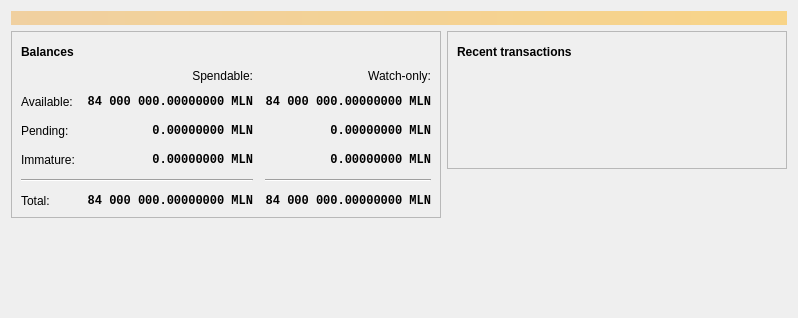
<?xml version="1.0" encoding="UTF-8"?>
<ui version="4.0">
 <class>OverviewPage</class>
 <widget class="QWidget" name="OverviewPage">
  <property name="geometry">
   <rect>
    <x>0</x>
    <y>0</y>
    <width>798</width>
    <height>318</height>
   </rect>
  </property>
  <property name="windowTitle">
   <string>Form</string>
  </property>
  <layout class="QVBoxLayout" name="topLayout">
   <item>
    <widget class="QLabel" name="labelAlerts">
     <property name="visible">
      <bool>false</bool>
     </property>
     <property name="styleSheet">
      <string notr="true">QLabel { background-color: qlineargradient(x1: 0, y1: 0, x2: 1, y2: 0, stop:0 #F0D0A0, stop:1 #F8D488); color:#000000; }</string>
     </property>
     <property name="wordWrap">
      <bool>true</bool>
     </property>
     <property name="margin">
      <number>3</number>
     </property>
     <property name="textInteractionFlags">
      <set>Qt::TextSelectableByMouse</set>
     </property>
    </widget>
   </item>
   <item>
    <layout class="QHBoxLayout" name="horizontalLayout" stretch="1,1">
     <item>
      <layout class="QVBoxLayout" name="verticalLayout_2">
       <item>
        <widget class="QFrame" name="frame">
         <property name="frameShape">
          <enum>QFrame::StyledPanel</enum>
         </property>
         <property name="frameShadow">
          <enum>QFrame::Raised</enum>
         </property>
         <layout class="QVBoxLayout" name="verticalLayout_4">
          <item>
           <layout class="QHBoxLayout" name="horizontalLayout_4">
            <item>
             <widget class="QLabel" name="label_5">
              <property name="font">
               <font>
                <weight>75</weight>
                <bold>true</bold>
               </font>
              </property>
              <property name="text">
               <string>Balances</string>
              </property>
             </widget>
            </item>
            <item>
             <widget class="QPushButton" name="labelWalletStatus">
              <property name="enabled">
               <bool>true</bool>
              </property>
              <property name="maximumSize">
               <size>
                <width>30</width>
                <height>16777215</height>
               </size>
              </property>
              <property name="toolTip">
               <string>The displayed information may be out of date. Your wallet automatically synchronizes with the Melanin network after a connection is established, but this process has not completed yet.</string>
              </property>
              <property name="text">
               <string/>
              </property>
              <property name="icon">
               <iconset resource="../bitcoin.qrc">
                <normaloff>:/icons/warning</normaloff>
                <disabledoff>:/icons/warning</disabledoff>:/icons/warning</iconset>
              </property>
              <property name="iconSize">
               <size>
                <width>24</width>
                <height>24</height>
               </size>
              </property>
              <property name="flat">
               <bool>true</bool>
              </property>
             </widget>
            </item>
            <item>
             <spacer name="horizontalSpacer_3">
              <property name="orientation">
               <enum>Qt::Horizontal</enum>
              </property>
              <property name="sizeHint" stdset="0">
               <size>
                <width>40</width>
                <height>20</height>
               </size>
              </property>
             </spacer>
            </item>
           </layout>
          </item>
          <item>
           <layout class="QGridLayout" name="gridLayout">
            <property name="spacing">
             <number>12</number>
            </property>
            <item row="2" column="2">
             <widget class="QLabel" name="labelWatchPending">
              <property name="font">
               <font>
                <family>Monospace</family>
                <weight>75</weight>
                <bold>true</bold>
               </font>
              </property>
              <property name="cursor">
               <cursorShape>IBeamCursor</cursorShape>
              </property>
              <property name="toolTip">
               <string>Unconfirmed transactions to watch-only addresses</string>
              </property>
              <property name="text">
               <string notr="true">0.00000000 MLN</string>
              </property>
              <property name="alignment">
               <set>Qt::AlignRight|Qt::AlignTrailing|Qt::AlignVCenter</set>
              </property>
              <property name="textInteractionFlags">
               <set>Qt::LinksAccessibleByMouse|Qt::TextSelectableByKeyboard|Qt::TextSelectableByMouse</set>
              </property>
             </widget>
            </item>
            <item row="2" column="1">
             <widget class="QLabel" name="labelUnconfirmed">
              <property name="font">
               <font>
                <family>Monospace</family>
                <weight>75</weight>
                <bold>true</bold>
               </font>
              </property>
              <property name="cursor">
               <cursorShape>IBeamCursor</cursorShape>
              </property>
              <property name="toolTip">
               <string>Total of transactions that have yet to be confirmed, and do not yet count toward the spendable balance</string>
              </property>
              <property name="text">
               <string notr="true">0.00000000 MLN</string>
              </property>
              <property name="alignment">
               <set>Qt::AlignRight|Qt::AlignTrailing|Qt::AlignVCenter</set>
              </property>
              <property name="textInteractionFlags">
               <set>Qt::LinksAccessibleByMouse|Qt::TextSelectableByKeyboard|Qt::TextSelectableByMouse</set>
              </property>
             </widget>
            </item>
            <item row="3" column="2">
             <widget class="QLabel" name="labelWatchImmature">
              <property name="font">
               <font>
                <family>Monospace</family>
                <weight>75</weight>
                <bold>true</bold>
               </font>
              </property>
              <property name="cursor">
               <cursorShape>IBeamCursor</cursorShape>
              </property>
              <property name="toolTip">
               <string>Mined balance in watch-only addresses that has not yet matured</string>
              </property>
              <property name="text">
               <string notr="true">0.00000000 MLN</string>
              </property>
              <property name="alignment">
               <set>Qt::AlignRight|Qt::AlignTrailing|Qt::AlignVCenter</set>
              </property>
              <property name="textInteractionFlags">
               <set>Qt::LinksAccessibleByMouse|Qt::TextSelectableByKeyboard|Qt::TextSelectableByMouse</set>
              </property>
             </widget>
            </item>
            <item row="4" column="0" colspan="2">
             <widget class="Line" name="line">
              <property name="orientation">
               <enum>Qt::Horizontal</enum>
              </property>
             </widget>
            </item>
            <item row="4" column="2">
             <widget class="Line" name="lineWatchBalance">
              <property name="sizePolicy">
               <sizepolicy hsizetype="Preferred" vsizetype="Fixed">
                <horstretch>0</horstretch>
                <verstretch>0</verstretch>
               </sizepolicy>
              </property>
              <property name="minimumSize">
               <size>
                <width>140</width>
                <height>0</height>
               </size>
              </property>
              <property name="orientation">
               <enum>Qt::Horizontal</enum>
              </property>
             </widget>
            </item>
            <item row="5" column="0">
             <widget class="QLabel" name="labelTotalText">
              <property name="text">
               <string>Total:</string>
              </property>
             </widget>
            </item>
            <item row="3" column="1">
             <widget class="QLabel" name="labelImmature">
              <property name="font">
               <font>
                <family>Monospace</family>
                <weight>75</weight>
                <bold>true</bold>
               </font>
              </property>
              <property name="cursor">
               <cursorShape>IBeamCursor</cursorShape>
              </property>
              <property name="toolTip">
               <string>Mined balance that has not yet matured</string>
              </property>
              <property name="text">
               <string notr="true">0.00000000 MLN</string>
              </property>
              <property name="alignment">
               <set>Qt::AlignRight|Qt::AlignTrailing|Qt::AlignVCenter</set>
              </property>
              <property name="textInteractionFlags">
               <set>Qt::LinksAccessibleByMouse|Qt::TextSelectableByKeyboard|Qt::TextSelectableByMouse</set>
              </property>
             </widget>
            </item>
            <item row="2" column="3">
             <spacer name="horizontalSpacer_2">
              <property name="orientation">
               <enum>Qt::Horizontal</enum>
              </property>
              <property name="sizeHint" stdset="0">
               <size>
                <width>40</width>
                <height>20</height>
               </size>
              </property>
             </spacer>
            </item>
            <item row="3" column="0">
             <widget class="QLabel" name="labelImmatureText">
              <property name="text">
               <string>Immature:</string>
              </property>
             </widget>
            </item>
            <item row="5" column="1">
             <widget class="QLabel" name="labelTotal">
              <property name="font">
               <font>
                <family>Monospace</family>
                <weight>75</weight>
                <bold>true</bold>
               </font>
              </property>
              <property name="cursor">
               <cursorShape>IBeamCursor</cursorShape>
              </property>
              <property name="toolTip">
               <string>Your current total balance</string>
              </property>
              <property name="text">
               <string notr="true">84 000 000.00000000 MLN</string>
              </property>
              <property name="alignment">
               <set>Qt::AlignRight|Qt::AlignTrailing|Qt::AlignVCenter</set>
              </property>
              <property name="textInteractionFlags">
               <set>Qt::LinksAccessibleByMouse|Qt::TextSelectableByKeyboard|Qt::TextSelectableByMouse</set>
              </property>
             </widget>
            </item>
            <item row="5" column="2">
             <widget class="QLabel" name="labelWatchTotal">
              <property name="font">
               <font>
                <family>Monospace</family>
                <weight>75</weight>
                <bold>true</bold>
               </font>
              </property>
              <property name="cursor">
               <cursorShape>IBeamCursor</cursorShape>
              </property>
              <property name="toolTip">
               <string>Current total balance in watch-only addresses</string>
              </property>
              <property name="text">
               <string notr="true">84 000 000.00000000 MLN</string>
              </property>
              <property name="alignment">
               <set>Qt::AlignRight|Qt::AlignTrailing|Qt::AlignVCenter</set>
              </property>
              <property name="textInteractionFlags">
               <set>Qt::LinksAccessibleByMouse|Qt::TextSelectableByKeyboard|Qt::TextSelectableByMouse</set>
              </property>
             </widget>
            </item>
            <item row="0" column="2">
             <widget class="QLabel" name="labelWatchonly">
              <property name="text">
               <string>Watch-only:</string>
              </property>
              <property name="alignment">
               <set>Qt::AlignRight|Qt::AlignTrailing|Qt::AlignVCenter</set>
              </property>
             </widget>
            </item>
            <item row="1" column="0">
             <widget class="QLabel" name="labelBalanceText">
              <property name="text">
               <string>Available:</string>
              </property>
             </widget>
            </item>
            <item row="1" column="1">
             <widget class="QLabel" name="labelBalance">
              <property name="font">
               <font>
                <family>Monospace</family>
                <weight>75</weight>
                <bold>true</bold>
               </font>
              </property>
              <property name="cursor">
               <cursorShape>IBeamCursor</cursorShape>
              </property>
              <property name="toolTip">
               <string>Your current spendable balance</string>
              </property>
              <property name="text">
               <string notr="true">84 000 000.00000000 MLN</string>
              </property>
              <property name="alignment">
               <set>Qt::AlignRight|Qt::AlignTrailing|Qt::AlignVCenter</set>
              </property>
              <property name="textInteractionFlags">
               <set>Qt::LinksAccessibleByMouse|Qt::TextSelectableByKeyboard|Qt::TextSelectableByMouse</set>
              </property>
             </widget>
            </item>
            <item row="1" column="2">
             <widget class="QLabel" name="labelWatchAvailable">
              <property name="font">
               <font>
                <family>Monospace</family>
                <weight>75</weight>
                <bold>true</bold>
               </font>
              </property>
              <property name="cursor">
               <cursorShape>IBeamCursor</cursorShape>
              </property>
              <property name="toolTip">
               <string>Your current balance in watch-only addresses</string>
              </property>
              <property name="text">
               <string notr="true">84 000 000.00000000 MLN</string>
              </property>
              <property name="alignment">
               <set>Qt::AlignRight|Qt::AlignTrailing|Qt::AlignVCenter</set>
              </property>
              <property name="textInteractionFlags">
               <set>Qt::LinksAccessibleByMouse|Qt::TextSelectableByKeyboard|Qt::TextSelectableByMouse</set>
              </property>
             </widget>
            </item>
            <item row="2" column="0">
             <widget class="QLabel" name="labelPendingText">
              <property name="text">
               <string>Pending:</string>
              </property>
             </widget>
            </item>
            <item row="0" column="1">
             <widget class="QLabel" name="labelSpendable">
              <property name="text">
               <string>Spendable:</string>
              </property>
              <property name="alignment">
               <set>Qt::AlignRight|Qt::AlignTrailing|Qt::AlignVCenter</set>
              </property>
             </widget>
            </item>
           </layout>
          </item>
         </layout>
        </widget>
       </item>
       <item>
        <spacer name="verticalSpacer">
         <property name="orientation">
          <enum>Qt::Vertical</enum>
         </property>
         <property name="sizeHint" stdset="0">
          <size>
           <width>20</width>
           <height>40</height>
          </size>
         </property>
        </spacer>
       </item>
      </layout>
     </item>
     <item>
      <layout class="QVBoxLayout" name="verticalLayout_3">
       <item>
        <widget class="QFrame" name="frame_2">
         <property name="frameShape">
          <enum>QFrame::StyledPanel</enum>
         </property>
         <property name="frameShadow">
          <enum>QFrame::Raised</enum>
         </property>
         <layout class="QVBoxLayout" name="verticalLayout">
          <item>
           <layout class="QHBoxLayout" name="horizontalLayout_2">
            <item>
             <widget class="QLabel" name="label_4">
              <property name="font">
               <font>
                <weight>75</weight>
                <bold>true</bold>
               </font>
              </property>
              <property name="text">
               <string>Recent transactions</string>
              </property>
             </widget>
            </item>
            <item>
             <widget class="QPushButton" name="labelTransactionsStatus">
              <property name="enabled">
               <bool>true</bool>
              </property>
              <property name="maximumSize">
               <size>
                <width>30</width>
                <height>16777215</height>
               </size>
              </property>
              <property name="toolTip">
               <string>The displayed information may be out of date. Your wallet automatically synchronizes with the Melanin network after a connection is established, but this process has not completed yet.</string>
              </property>
              <property name="text">
               <string/>
              </property>
              <property name="icon">
               <iconset resource="../bitcoin.qrc">
                <normaloff>:/icons/warning</normaloff>
                <disabledoff>:/icons/warning</disabledoff>:/icons/warning</iconset>
              </property>
              <property name="iconSize">
               <size>
                <width>24</width>
                <height>24</height>
               </size>
              </property>
              <property name="flat">
               <bool>true</bool>
              </property>
             </widget>
            </item>
            <item>
             <spacer name="horizontalSpacer">
              <property name="orientation">
               <enum>Qt::Horizontal</enum>
              </property>
              <property name="sizeHint" stdset="0">
               <size>
                <width>40</width>
                <height>20</height>
               </size>
              </property>
             </spacer>
            </item>
           </layout>
          </item>
          <item>
           <widget class="TransactionOverviewWidget" name="listTransactions">
            <property name="styleSheet">
             <string notr="true">QListView { background: transparent; }</string>
            </property>
            <property name="frameShape">
             <enum>QFrame::NoFrame</enum>
            </property>
            <property name="verticalScrollBarPolicy">
             <enum>Qt::ScrollBarAlwaysOff</enum>
            </property>
            <property name="horizontalScrollBarPolicy">
             <enum>Qt::ScrollBarAlwaysOff</enum>
            </property>
            <property name="sizeAdjustPolicy">
             <enum>QAbstractScrollArea::AdjustToContents</enum>
            </property>
            <property name="selectionMode">
             <enum>QAbstractItemView::NoSelection</enum>
            </property>
            <property name="uniformItemSizes">
             <bool>true</bool>
            </property>
           </widget>
          </item>
         </layout>
        </widget>
       </item>
       <item>
        <spacer name="verticalSpacer_2">
         <property name="orientation">
          <enum>Qt::Vertical</enum>
         </property>
         <property name="sizeHint" stdset="0">
          <size>
           <width>20</width>
           <height>40</height>
          </size>
         </property>
        </spacer>
       </item>
      </layout>
     </item>
    </layout>
   </item>
  </layout>
 </widget>
 <customwidgets>
  <customwidget>
   <class>TransactionOverviewWidget</class>
   <extends>QListView</extends>
   <header>qt/transactionoverviewwidget.h</header>
  </customwidget>
 </customwidgets>
 <resources/>
 <connections/>
</ui>
